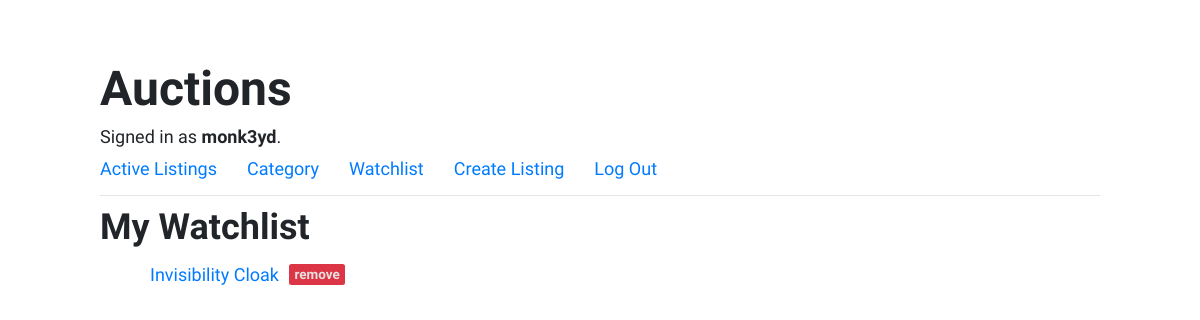
/watchlist (signed in), run on an earlier commit of the app's database.
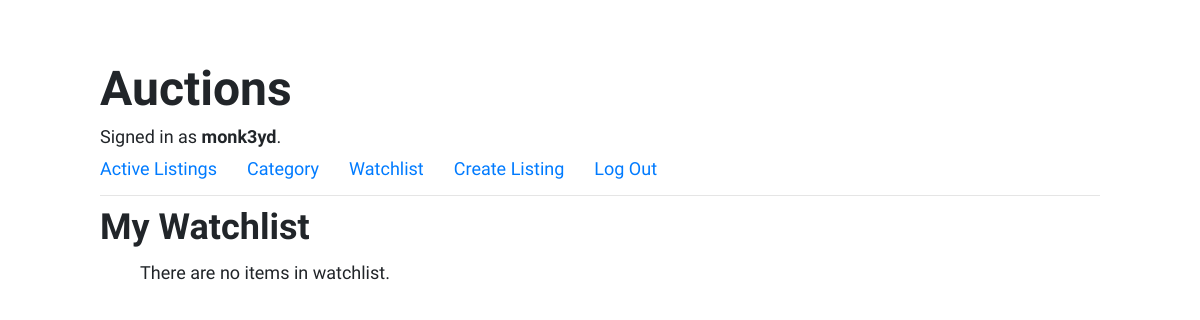
And on a later commit of the database.
### auctions/models.py (models this page shows)
class WatchList(models.Model):
    user = models.ForeignKey(
        settings.AUTH_USER_MODEL,
        on_delete=models.CASCADE,
    )  # ForeigKey to User
    item = models.ForeignKey(
        ListingItem,
        on_delete=models.CASCADE,
        )
    class Meta:
        unique_together = ('user', 'item')
    def __str__(self):
        return f"{self.item}"

class ListingItem(models.Model):
    title = models.CharField(max_length=50)
    description = models.CharField(max_length=250)
    starting_bid = models.FloatField()
    img_url = models.URLField(blank=True)  # models.ImageField()
    category = models.CharField(max_length=50, choices=category_choices)
    starting_date = models.DateTimeField(auto_now=True)
    author = models.ForeignKey(
        settings.AUTH_USER_MODEL,
        on_delete=models.CASCADE,
    )  # ForeigKey to User.
    is_active = models.BooleanField(default=True)
    in_watchlist = models.BooleanField(default=False)
    highest_bid = models.FloatField(default=0)
    highest_bid_user = models.CharField(max_length=50, blank=True, null=True)
    def __str__(self):
        return f"{self.title}"

### auctions/views.py (the view)
# urls.py: path("watchlist", views.watchlist, name="watchlist"),
@login_required
def watchlist(request):
    user = User.objects.get(pk=request.user.id)
    user_watchlist = WatchList.objects.filter(user=request.user)
    print(user_watchlist)
    return render(request, "auctions/watchlist.html", {
        "watchlist": user_watchlist
    })

### auctions/templates/auctions/watchlist.html (shortened to what this page needs)
{% extends 'auctions/layout.html' %}
{% block body %}
{% if user.is_authenticated %}
    <h2>My Watchlist</h2>
    <ul class="watchlist-list">
        {% for item in watchlist %}
        <li>
            <a class="watchlist-item" href="{% url 'item' item.item_id %}">
                {{ item }}
            </a>
            <a class="remove-badge-wrap" href="{% url 'remove' item.item_id %}">
                <span class="remove-badge badge bg-danger"> remove</span>
            </a>
        </li>
        {% empty %}
            <li><span>There are no items in watchlist.</span></li>
        {% endfor %}
    </ul>
{% endif %}
{% endblock %}

What changed in the data, as far as the page shows it:
removed WatchList: item.title "Invisibility Cloak"
Also different on the page:
text now shown: "There are no items in watchlist."
